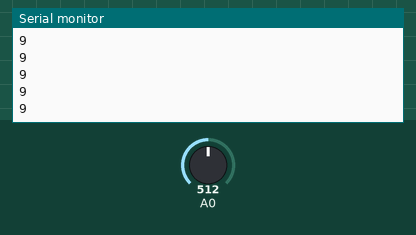
The sketch below on a simulated Arduino Uno, built with avr-gcc and run on an emulated ATmega328P. Shown: the last lines printed to the serial monitor. The inputs (shaded band) are chosen by the test bench; at power-on: A0 = 512.

Above: at 1.2 s.
1.3 s: A0 set to 716
At 1.9 s:
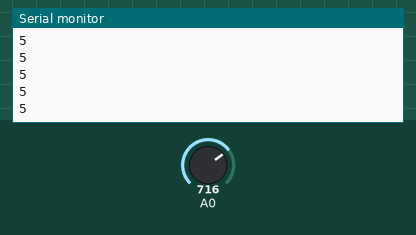
2.8 s: A0 set to 900
At 3.7 s:
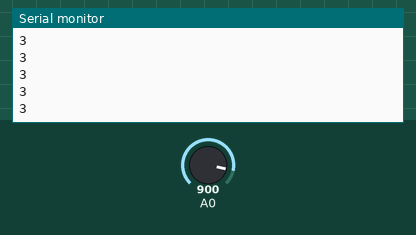
Timing chart, 0 to 5.8 s (numbered marks = the images above; inputs shaded):
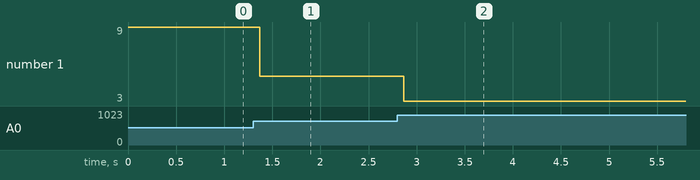

The sketch:

sokkyo_test.ino
```cpp
void setup(){
  pinMode(0, OUTPUT);
  Serial.begin(9600);
}

void loop(){
  int a_in;
  int distance;
  a_in = analogRead(0);
  distance = (6762/(a_in-9))-4;
  Serial.println(distance);
}
```

Measured:
- after the input at 1.3 s, the serial monitor: prints a new line after 0.07 s (image 1)
- after the input at 2.8 s, the serial monitor: prints a new line after 0.07 s (image 2)
- plotted number 1: 9 → 5 after the input at 1.3 s, 5 → 3 after the input at 2.8 s
